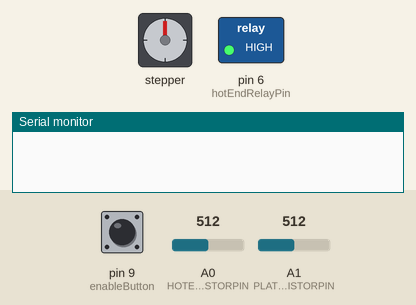
Recording of a sketch running on a simulated Arduino Uno, built with avr-gcc and run on an emulated ATmega328P. On the bench: stepper motor, switched loads named in the sketch (green lamp = pin HIGH), the last lines printed to the serial monitor. Wiring (inferred from the names in the program): stepper motor (200 steps per turn assumed): coils pin 10, pin 11, pin 12, pin 13. The inputs (shaded band) are chosen by the test bench; at power-on: pin 9 (enableButton) LOW, A0 (HOTEND_THERMISTORPIN) = 512, A1 (PLATE_THERMISTORPIN) = 512. Pins used as bus, display or sensor lines are not drawn.

Above: at 1.2 s.
1.3 s: pin 9 (enableButton) pulled HIGH for 0.15 s
At 2.1 s:
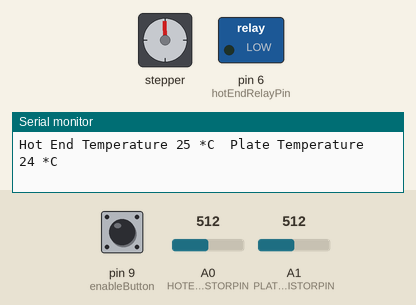
2.9 s: A0 (HOTEND_THERMISTORPIN) set to 786
5.9 s: A0 (HOTEND_THERMISTORPIN) set to 813
At 6.5 s:
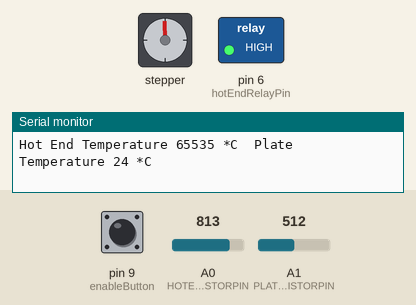
7.4 s: A0 (HOTEND_THERMISTORPIN) set to 716
At 7.9 s:
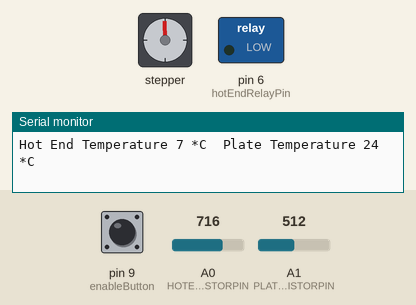
12.0 s: A1 (PLATE_THERMISTORPIN) set to 779
15.0 s: A1 (PLATE_THERMISTORPIN) set to 813
At 16.0 s:
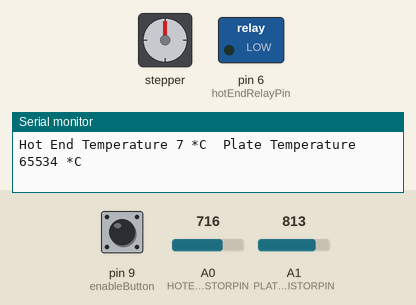
Timing chart, 0 to 17.5 s (numbered marks = the images above; inputs shaded):
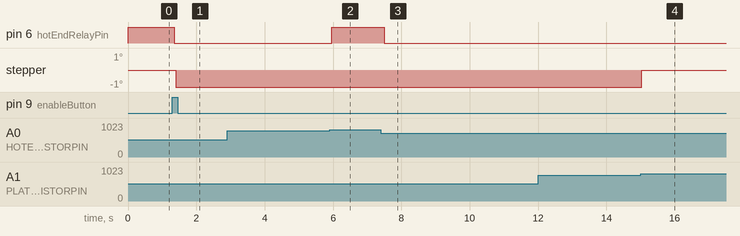

The sketch:

extruder-hotplate-arduino.ino
```cpp
// Pedro Urbina
// ROBO 497 - Capstone Senior Project
// Summer 2019
// Advisor: Ravindra Thamma, Ph.D.

// EXTRUDER **********
#include <Stepper.h>
const int stepsPerRevolution = 200;
const int enApin = 12;
const int enBpin = 13;
int enAstate = 0;
int enBstate = 0;
// initialize the stepper library:
Stepper myStepper(stepsPerRevolution, 5, 4, 3, 2);
int stepCount = 0;         // number of steps the motor has taken
int extrudeStepCount = 10;
float motorSpeed = 20; //rpm
int extrudeDelay = 1000;

const int enableButton = 9;     // the number of the pushbutton pin
const int ledPin =  10;      // the number of the LED pin
int enableState = LOW;         // the current state of the output pin
int enableButtonState;         // variable for reading the pushbutton status
int lastEnableButtonState = HIGH;   // the previous reading from the input pin
long lastDebounceTime = 0;  // the last time the output pin was toggled
long debounceDelay = 200;    // the debounce time; increase if the output flickers

const int extrudeButton = 7;     // the number of the pushbutton pin
int extrudeButtonState;         // variable for reading the pushbutton status
int extrudeState = LOW;         // the current state of the output pin
int lastExtrudeButtonState = HIGH;   // the previous reading from the input pin

const int retractButton = 8;     // the number of the pushbutton pin
int retractButtonState = 0;         // variable for reading the pushbutton status

// HOT END **********
// which analog pin to connect
#define HOTEND_THERMISTORPIN A0
// resistance at 25 degrees C
#define HOTEND_THERMISTORNOMINAL 102900
// temp. for nominal resistance (almost always 25 C)
#define HOTEND_TEMPERATURENOMINAL 25
// how many samples to take and average, more takes longer
// but is more 'smooth'
#define HOTEND_NUMSAMPLES 5
// The beta coefficient of the thermistor (usually 3000-4000)
#define HOTEND_BCOEFFICIENT 3950
// the value of the 'other' resistor
#define HOTEND_SERIESRESISTOR 99100
int hotend_samples[HOTEND_NUMSAMPLES];

unsigned int hotEndTargetTemp = 260;
unsigned int minHotEndTemp = 200;
unsigned int maxHotEndTemp = 280;
const int hotEndRelayPin = 6;
unsigned int hotEndTemp;

// HEATED BUILD PLATE **********
// which analog pin to connect
#define PLATE_THERMISTORPIN A1
// resistance at 25 degrees C
#define PLATE_THERMISTORNOMINAL 100000
// temp. for nominal resistance (almost always 25 C)
#define PLATE_TEMPERATURENOMINAL 25
// how many samples to take and average, more takes longer
// but is more 'smooth'
#define PLATE_NUMSAMPLES 5
// The beta coefficient of the thermistor (usually 3000-4000)
#define PLATE_BCOEFFICIENT 3950
// the value of the 'other' resistor
#define PLATE_SERIESRESISTOR 100870
int plate_samples[PLATE_NUMSAMPLES];

unsigned int minPlateTemp = 60; //(value of the reading of your thermistor which is the lower bound of your desired range)
unsigned int maxPlateTemp = 65; //(value of the reading of your thermistor which is the higher bound of your desired range)
const int plateRelayPin = 11;
unsigned int plateTemp;

void setup() {

  Serial.begin(9600);

  // EXTRUDER **********
  pinMode(enApin,OUTPUT);
  pinMode(enBpin,OUTPUT);
  pinMode(enableButton, INPUT);
  pinMode(extrudeButton, INPUT);
  pinMode(retractButton, INPUT);
  pinMode(ledPin, OUTPUT);
  myStepper.setSpeed(motorSpeed);

  // THERMISTOR VOLTAGE REFERENCE **********
  analogReference(EXTERNAL);

  // HOT END **********
  pinMode(hotEndRelayPin,OUTPUT);
  digitalWrite(hotEndRelayPin,HIGH);

  // HEATED BUILD PLATE **********
  pinMode(plateRelayPin,OUTPUT);
  digitalWrite(plateRelayPin,HIGH);
}

void loop() {

  enable();

  if (enableState == HIGH) {
    hotend_thermistorReading();
    if(hotEndTemp > hotEndTargetTemp) {
        hotEndOff();
      }
      else if(hotEndTemp < hotEndTargetTemp) {
        hotEndOn();
      }

      plate_thermistorReading();
      if(plateTemp > maxPlateTemp) {
        plateOff();
      }
      else if(plateTemp < minPlateTemp) {
        plateOn();
      }

    if(hotEndTemp > minHotEndTemp && hotEndTemp < maxHotEndTemp && plateTemp > 55 && plateTemp < 70) {
      extrudeButtonFunction();
      retractButtonState = digitalRead(retractButton);
      if(extrudeState == HIGH) {
        extrude();
        delay(extrudeDelay);
      }
      else if(retractButtonState == HIGH) {
        retract();
      }
    }
  }
  else {
    hotEndOff();
    plateOff();
    extrudeState = LOW;
    disableMotor();
  }
}

void enableMotor() {
  digitalWrite(enApin,HIGH);
  digitalWrite(enBpin,HIGH);
}

void disableMotor() {
  digitalWrite(enApin,LOW);
  digitalWrite(enBpin,LOW);
}

void hotEndOn () {
  digitalWrite(hotEndRelayPin,LOW);
}

void hotEndOff () {
  digitalWrite(hotEndRelayPin,HIGH);
}

void plateOn () {
  digitalWrite(plateRelayPin,LOW);
}

void plateOff () {
  digitalWrite(plateRelayPin,HIGH);
}

void extrude() {
  enableMotor();
  myStepper.step(-extrudeStepCount);
  disableMotor();
}

void retract() {
  enableMotor();
  myStepper.step(extrudeStepCount);
  disableMotor();
}

void enable() {
  int reading = digitalRead(enableButton);
  if (reading == HIGH && lastEnableButtonState == LOW && millis() - lastDebounceTime > debounceDelay) {
    if (enableState == HIGH)
      enableState = LOW;
    else
      enableState = HIGH;

    lastDebounceTime = millis();
  }
  digitalWrite(ledPin, enableState);
  lastEnableButtonState = reading;
}

void extrudeButtonFunction() {
  int reading = digitalRead(extrudeButton);
  if (reading == HIGH && lastExtrudeButtonState == LOW && millis() - lastDebounceTime > debounceDelay) {
    if (extrudeState == HIGH)
      extrudeState = LOW;
    else
      extrudeState = HIGH;

    lastDebounceTime = millis();
  }
  lastExtrudeButtonState = reading;
}

void hotend_thermistorReading() {
  uint8_t i;
  float average;

  // take N samples in a row, with a slight delay
  for (i=0; i< HOTEND_NUMSAMPLES; i++) {
   hotend_samples[i] = analogRead(HOTEND_THERMISTORPIN);
   delay(10);
  }

  // average all the samples out
  average = 0;
  for (i=0; i< HOTEND_NUMSAMPLES; i++) {
     average += hotend_samples[i];
  }
  average /= HOTEND_NUMSAMPLES;

  //Serial.print("Average analog reading ");
  //Serial.println(average);

  // convert the value to resistance
  average = 1023 / average - 1;
  average = HOTEND_SERIESRESISTOR / average;
  //Serial.print("Thermistor resistance ");
  //Serial.println(average);

  float steinhart;
  steinhart = average / HOTEND_THERMISTORNOMINAL;     // (R/Ro)
  steinhart = log(steinhart);                  // ln(R/Ro)
  steinhart /= HOTEND_BCOEFFICIENT;                   // 1/B * ln(R/Ro)
  steinhart += 1.0 / (HOTEND_TEMPERATURENOMINAL + 273.15); // + (1/To)
  steinhart = 1.0 / steinhart;                 // Invert
  steinhart -= 273.15;                         // convert to C

  hotEndTemp = steinhart;

  Serial.print("Hot End Temperature ");
  Serial.print(hotEndTemp);
  Serial.print(" *C");
}

void plate_thermistorReading() {
  uint8_t i;
  float average;

  // take N samples in a row, with a slight delay
  for (i=0; i< PLATE_NUMSAMPLES; i++) {
   plate_samples[i] = analogRead(PLATE_THERMISTORPIN);
   delay(10);
  }

  // average all the samples out
  average = 0;
  for (i=0; i< PLATE_NUMSAMPLES; i++) {
     average += plate_samples[i];
  }
  average /= PLATE_NUMSAMPLES;

  //Serial.print("Average analog reading ");
  //Serial.println(average);

  // convert the value to resistance
  average = 1023 / average - 1;
  average = PLATE_SERIESRESISTOR / average;
  //Serial.print("Thermistor resistance ");
  //Serial.println(average);

  float steinhart;
  steinhart = average / PLATE_THERMISTORNOMINAL;     // (R/Ro)
  steinhart = log(steinhart);                  // ln(R/Ro)
  steinhart /= PLATE_BCOEFFICIENT;                   // 1/B * ln(R/Ro)
  steinhart += 1.0 / (PLATE_TEMPERATURENOMINAL + 273.15); // + (1/To)
  steinhart = 1.0 / steinhart;                 // Invert
  steinhart -= 273.15;                         // convert to C

  plateTemp = steinhart;

  Serial.print("\tPlate Temperature ");
  Serial.print(plateTemp);
  Serial.println(" *C");
}
```

Measured:
- the behaviour switches between 804 and 805 on A0 (HOTEND_THERMISTORPIN) (found by bisection; images 1 and 2)
- after the input at 5.9 s, pin 6 (hotEndRelayPin): LOW → HIGH after 0.06 s
- after the input at 7.4 s, pin 6 (hotEndRelayPin): HIGH → LOW after 0.10 s
